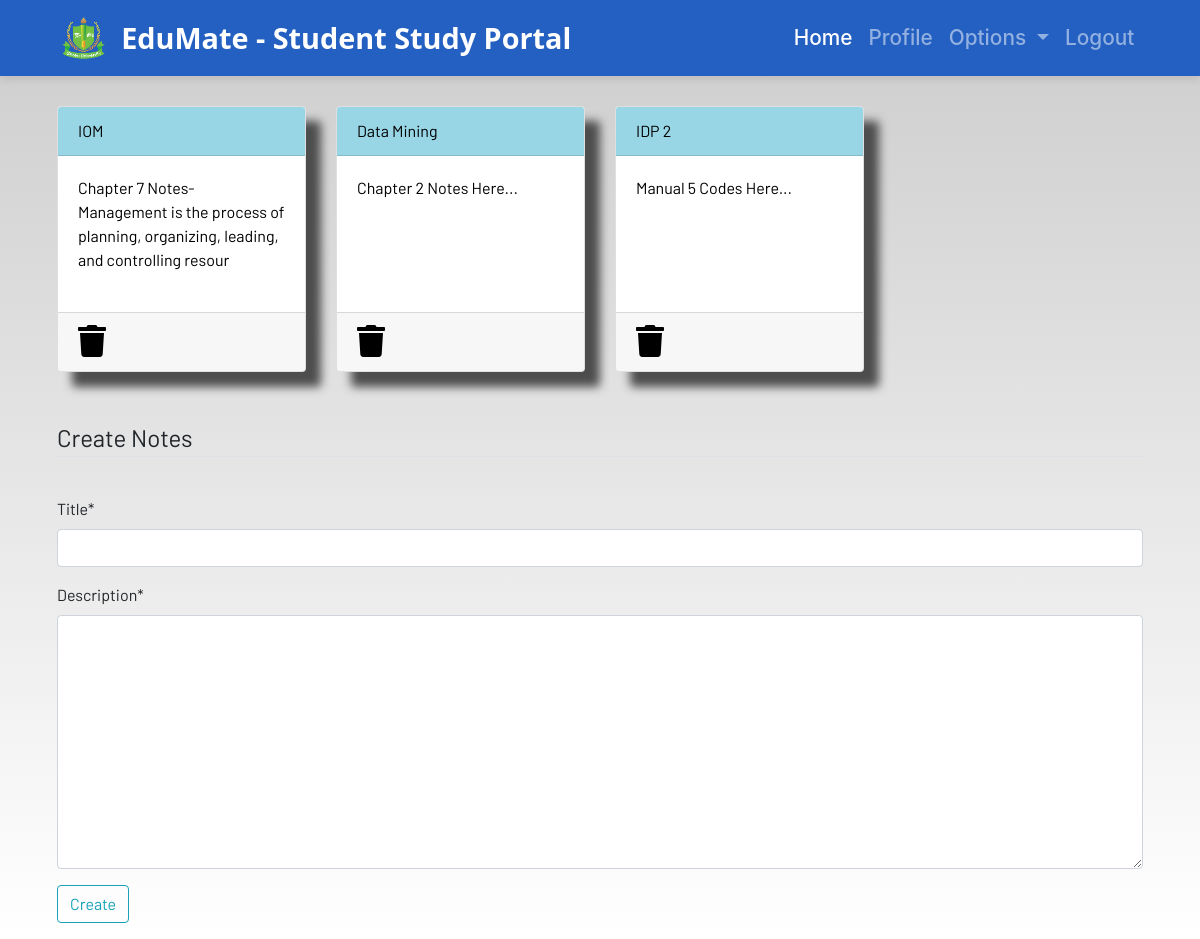
Screenshot of /notes (signed in) with the database file from the repository.
### dashboard/models.py (models this page shows, shortened)
class Notes(models.Model):
    user = models.ForeignKey(User, on_delete=models.CASCADE)
    title = models.CharField(max_length=200)
    description = models.TextField()
    class Meta:
        verbose_name = "notes"
        verbose_name_plural = "notes"

### dashboard/views.py (the view)
# urls.py: path("notes", views.notes, name="notes"),
@login_required
def notes(request):
    if request.method == "POST":
        form = NotesForm(request.POST)
        if form.is_valid():
            notes = Notes(
                user=request.user,
                title=request.POST["title"],
                description=request.POST["description"],
            )
            notes.save()
        messages.success(
            request, f"Notes Added from {request.user.username} Successfully"
        )
    else:
        form = NotesForm()
    notes = Notes.objects.filter(user=request.user)
    context = {"notes": notes, "form": form}
    return render(request, "dashboard/notes.html", context)

### dashboard/forms.py
class NotesForm(forms.ModelForm):
    class Meta:
        model = Notes
        fields = ['title','description']

### dashboard/templates/dashboard/notes.html (shortened to what this page needs)
{% extends 'dashboard/base.html' %}
{% load static %}
{% load crispy_forms_tags %}
{% block content %}
<div class="container">
    <div class="row">
        {% for note in notes %}
        <div class="col-md-3">
            <a href="{% url 'notes-detail' note.id %}">
                <div class="card">
                    <div class="card-header">{{note.title}}</div>
                    <div class="card-body">{{note.description|slice:"0:100"}}</div>
                    <div class="card-footer mt-auto "><a href="{% url 'delete-note' note.id %}">
                        <i class="fa fa-trash fa-2x"></i></a>
                    </div>
                </div>
            </a>
        </div>
        {% endfor %}
        <br><br>
    </div>
</div>
<br><br>
<div class="container">
    <form method="POST">
        <fieldset class="form-group">
            <legend class="border-bottom mb-4">Create Notes</legend>
        </fieldset>
        {{form|crispy}}
        <div class="form-group">
            <button href="" class="btn btn-outline-info" type="submit">
                Create
            </button>
        </div>
    </form>
</div>
{% endblock content %}

### static/css/main.css (style rules this page uses)
html { scroll-behavior: smooth; height: 100%; width: 100%; }
.card { box-shadow: 15px 15px 10px rgb(78, 77, 77); }
a { text-decoration: none !important; color: black; }
.card-header { color: black !important; background: rgb(152, 214, 230) !important; transition: 0.3s ease-in; }
html, body { max-width: 100%; overflow-x: hidden; height: 100%; width: 100%; }
body { background: linear-gradient(rgba(0, 0, 0, 0.2), rgba(255, 255, 255, 0.5)); overflow-x: hidden; background-repeat: no-repeat; }
.card-header { background-color: rgb(133, 204, 231); }
.col-md-3 .card { width: 100%; height: 100%; }
.fa { color: black; }

### dashboard/templates/dashboard/base.html (style rules this page uses)
.col-md-3 { padding: 0 15px; }
.card { width: 100%; max-width: 100%; transition: transform 0.2s; margin-bottom: 20px; }

### rows the page displays
Notes: title "IOM", description "Chapter 7 Notes- Management is the process of planning, organizing, leading, and controlling resour"
Notes: title "Data Mining", description "Chapter 2 Notes Here..."
Notes: title "IDP 2", description "Manual 5 Codes Here..."
